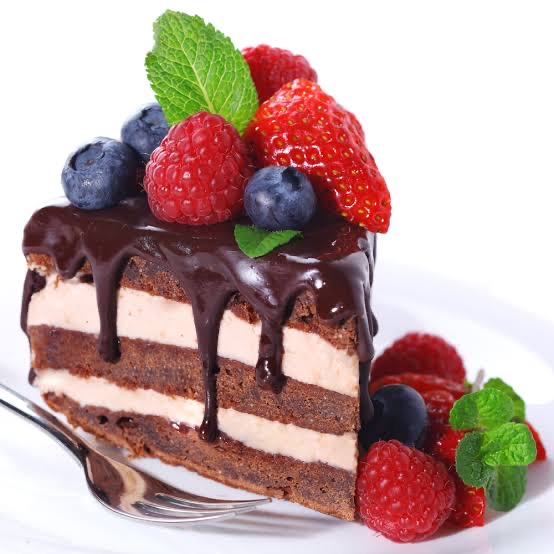
#> input picture Lab8/images/desert.png, 554 x 554 px
$ python Lab8_Fourier.py
#> lines starting #> are read from the running program, lines starting #| are printed output that depends on the picture
#!/usr/bin/env python
# coding: utf-8

# In[ ]:


import cv2
import numpy as np
import matplotlib.pyplot as plt

get_ipython().run_line_magic('matplotlib', 'inline')


# In[ ]:


desert = cv2.imread('../images/desert.png', 0)
#> desert: shape (554, 554); min 4, max 255, mean 169.5
coffee = cv2.imread('../images/coffee.png', 0)
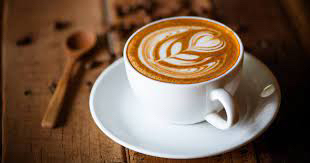
#> input picture Lab8/images/coffee.png, 310 x 163 px
#> coffee: shape (163, 310); min 0, max 255, mean 99

a,b= desert.shape
#> a = 554; b = 554

coffee=cv2.resize(coffee,(b,a))
#> coffee: shape (554, 554)

plt.figure(figsize=(14, 18))
plt.subplot(121)
plt.imshow(desert, cmap='gray')
plt.subplot(122)
plt.imshow(coffee, cmap='gray')
plt.show()


# In[ ]:


# fourier transform
desert_fft = np.fft.fftshift(np.fft.fft2(desert))
coffee_fft = np.fft.fftshift(np.fft.fft2(coffee))

plt.figure(figsize=(14, 18))
plt.subplot(121)
plt.imshow(np.log(np.abs(desert_fft)), cmap='gray')
plt.subplot(122)
plt.imshow(np.log(np.abs(coffee_fft)), cmap='gray')
plt.show()


# In[ ]:


desert_amplitude = np.sqrt(np.real(desert_fft) ** 2 + np.imag(desert_fft) ** 2)
desert_phase = np.arctan2(np.imag(desert_fft), np.real(desert_fft))
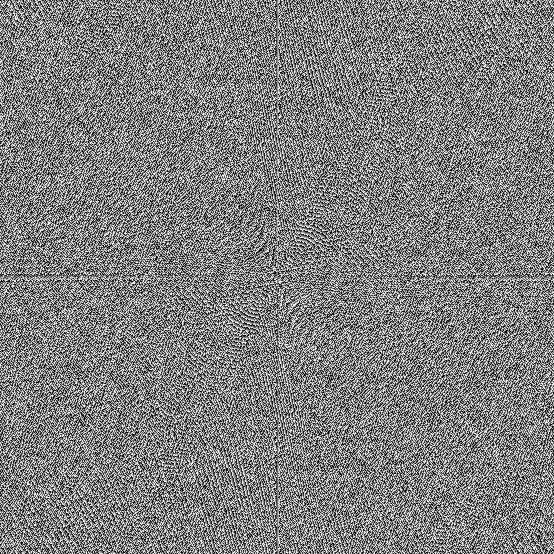
#> desert_phase: shape (554, 554) float64; min -3.14, max 3.14, mean -1.02e-05; drawn with min black and max white

plt.figure(figsize=(14, 18))
plt.subplot(121)
plt.imshow(np.log(desert_amplitude+1e-10), cmap='gray')
plt.subplot(122)
plt.imshow(desert_phase, cmap='gray')


# In[ ]:


coffee_amplitude = np.sqrt(np.real(coffee_fft) ** 2 + np.imag(coffee_fft) ** 2)
coffee_phase = np.arctan2(np.imag(coffee_fft), np.real(coffee_fft))
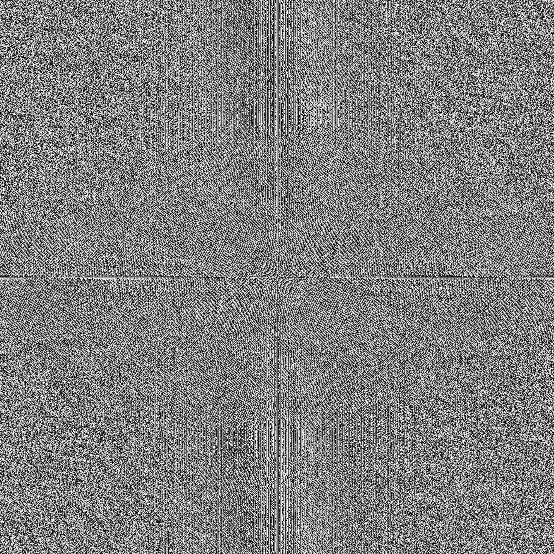
#> coffee_phase: shape (554, 554) float64; min -3.14, max 3.14, mean -1.66e-16; drawn with min black and max white

plt.figure(figsize=(14, 18))
plt.subplot(121)
plt.imshow(np.log(coffee_amplitude+1e-10), cmap='gray')
plt.subplot(122)
plt.imshow(coffee_phase, cmap='gray')


# In[ ]:


desert_coffee_comb = np.multiply(desert_amplitude, np.exp(1j * desert_phase))
desert_coffee = np.real(np.fft.ifft2(desert_coffee_comb)) # drop imagniary as they are

# combined image has values < 0 and > 1, needs to be scaled.
plt.figure(figsize=(15, 20))
plt.subplot(131)
plt.imshow(np.abs(desert_coffee), cmap='gray')
plt.subplot(132)

desert_coffee_shift = desert_coffee + desert_coffee.min()
desert_coffee_shift[desert_coffee_shift>255] = 255

plt.imshow(desert_coffee_shift, cmap='gray')
plt.subplot(133)
desert_coffee[desert_coffee>255] = 255
#> desert_coffee: shape (554, 554) float64; min -255, max 255, mean 0
desert_coffee[desert_coffee <0] = 0
plt.imshow(desert_coffee, cmap='gray')


# In[ ]:


# amplitude_phase
desert_coffee_comb = np.multiply(desert_amplitude, np.exp(1j * coffee_phase))
desert_coffee = np.real(np.fft.ifft2(desert_coffee_comb)) # drop imagniary as they are around 1e-14

# combined image has values < 0 and > 1, needs to be scaled.
plt.figure(figsize=(15, 20))
plt.subplot(131)
plt.imshow(np.abs(desert_coffee), cmap='gray')
plt.subplot(132)

desert_coffee_shift = desert_coffee + desert_coffee.min()
desert_coffee_shift[desert_coffee_shift>255] = 255

plt.imshow(desert_coffee_shift)
plt.subplot(133)
desert_coffee[desert_coffee>255] = 255
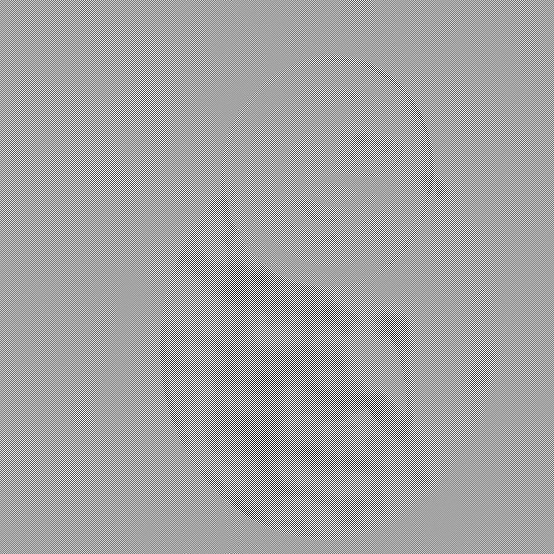
#> desert_coffee: shape (554, 554) float64; min -462.5, max 255, mean -5; drawn with min black and max white
desert_coffee[desert_coffee <0] = 0
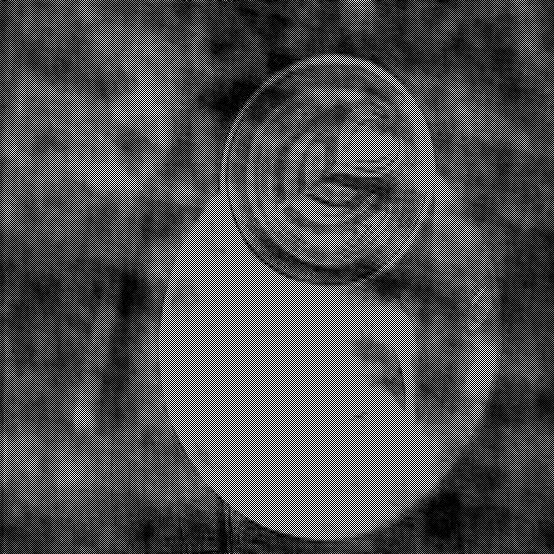
#> desert_coffee: shape (554, 554) float64; min 0, max 255, mean 79.8
plt.imshow(desert_coffee)


# In[ ]:


# amplitude_phase
coffee_desert_comb = np.multiply(coffee_amplitude, np.exp(1j * desert_phase))
coffee_desert = np.real(np.fft.ifft2(coffee_desert_comb)) # drop imagniary as they are around 1e-14

# combined image has values < 0 and > 1, needs to be scaled.
plt.figure(figsize=(15, 20))
plt.subplot(131)
plt.imshow(np.abs(coffee_desert), cmap='gray')
plt.subplot(132)

coffee_desert_shift = coffee_desert + coffee_desert.min()
coffee_desert_shift[coffee_desert_shift>255] = 255

plt.imshow(coffee_desert_shift)
plt.subplot(133)
coffee_desert[coffee_desert>255] = 255
#> coffee_desert: shape (554, 554) float64; min -301.1, max 255, mean -0.1
coffee_desert[coffee_desert <0] = 0
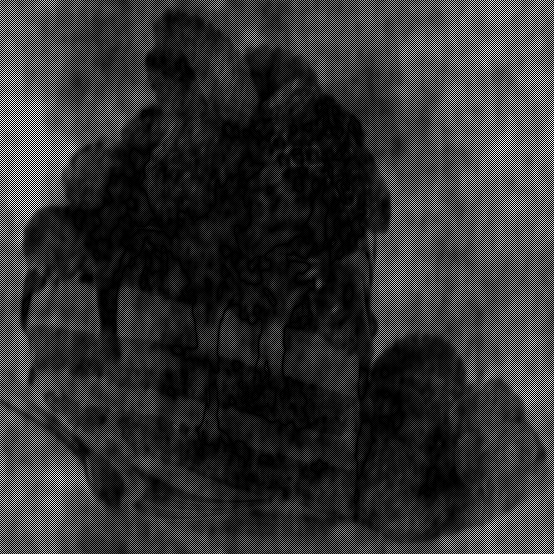
#> coffee_desert: shape (554, 554) float64; min 0, max 255, mean 51.3
plt.imshow(coffee_desert)


# In[ ]:
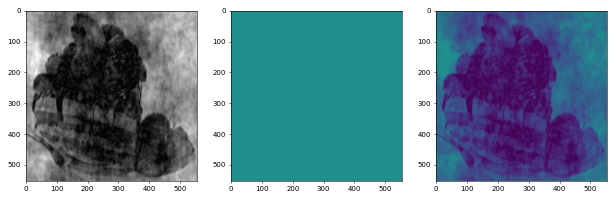
#> figure drawn by matplotlib, 3 panels
